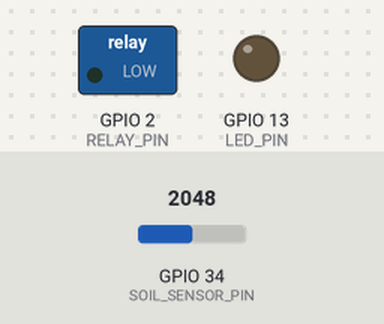
Bench run of a sketch on a simulated ESP32. On the bench: switched loads named in the sketch (green lamp = pin HIGH), output pins drawn as LEDs (lit = HIGH). The inputs (shaded band) are chosen by the test bench; at power-on: GPIO 34 (SOIL_SENSOR_PIN) = 2048. What the sketch prints to the serial monitor is not drawn.

Above: at 0.0 s.
At 2.2 s:
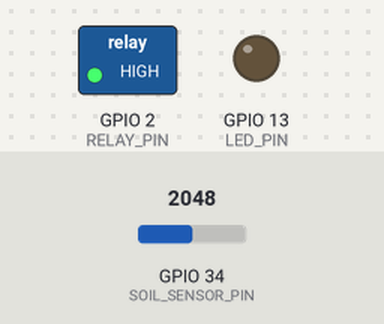
2.3 s: GPIO 34 (SOIL_SENSOR_PIN) set to 3080
9.4 s: GPIO 34 (SOIL_SENSOR_PIN) set to 3157
At 11.3 s:
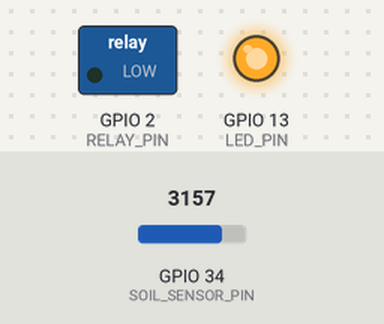
Timing chart, 0 to 12.8 s (numbered marks = the images above; inputs shaded):
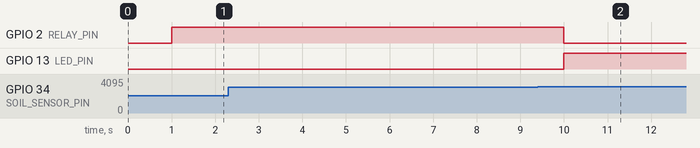

The sketch:

esp32_firmware.ino
```cpp
/*
 * Smart Irrigation System — ESP32 Firmware
 * ==========================================
 * Reads soil moisture sensor and controls water pump
 * via relay based on configurable threshold.
 *
 * Hardware:
 *   - ESP32 Dev Module
 *   - FC-28 Soil Moisture Sensor → GPIO 34
 *   - 5V Relay Module            → GPIO 2
 *
 * Author: Harshit Singh | PSIT Kanpur
 */

// ── Pin Configuration ──────────────────────────
#define SOIL_SENSOR_PIN   34    // Analog input from soil sensor
#define RELAY_PIN          2    // Relay control (LOW = pump ON)
#define LED_PIN           13    // Built-in LED (status indicator)

// ── Threshold Settings ─────────────────────────
#define DRY_THRESHOLD     30    // Below this % → pump ON
#define WET_THRESHOLD     70    // Above this % → pump OFF
#define READ_INTERVAL   5000    // Read every 5 seconds (ms)

// ── Global Variables ───────────────────────────
int   moistureRaw    = 0;
float moisturePct    = 0.0;
bool  pumpStatus     = false;
long  lastReadTime   = 0;

// ── Calibration values (adjust for your sensor) ─
const int DRY_VALUE  = 4095;   // Raw value in air (dry)
const int WET_VALUE  =  800;   // Raw value in water (wet)


void setup() {
  Serial.begin(115200);
  delay(1000);

  pinMode(RELAY_PIN, OUTPUT);
  pinMode(LED_PIN,   OUTPUT);

  // Start with pump OFF
  digitalWrite(RELAY_PIN, HIGH);
  digitalWrite(LED_PIN,   LOW);

  Serial.println("=================================");
  Serial.println("  Smart Irrigation System v1.0  ");
  Serial.println("  PSIT Kanpur — Harshit Singh   ");
  Serial.println("=================================");
  Serial.println("FORMAT: MOISTURE_PCT,PUMP_STATUS");
  Serial.println("---------------------------------");
}


void loop() {
  long now = millis();

  if (now - lastReadTime >= READ_INTERVAL) {
    lastReadTime = now;

    // Read sensor
    moistureRaw = analogRead(SOIL_SENSOR_PIN);

    // Convert raw to percentage (0% = dry, 100% = wet)
    moisturePct = map(moistureRaw, DRY_VALUE, WET_VALUE, 0, 100);
    moisturePct = constrain(moisturePct, 0.0, 100.0);

    // Pump control logic
    if (moisturePct < DRY_THRESHOLD && !pumpStatus) {
      pumpON();
    } else if (moisturePct >= WET_THRESHOLD && pumpStatus) {
      pumpOFF();
    }

    // Send data over Serial (read by Python dashboard)
    Serial.print(moisturePct, 1);
    Serial.print(",");
    Serial.println(pumpStatus ? "ON" : "OFF");

    // Debug info
    Serial.print("  Raw: ");    Serial.print(moistureRaw);
    Serial.print("  Pct: ");    Serial.print(moisturePct);
    Serial.print("%  Pump: ");  Serial.println(pumpStatus ? "ON" : "OFF");
  }
}


void pumpON() {
  pumpStatus = true;
  digitalWrite(RELAY_PIN, LOW);    // LOW activates relay
  digitalWrite(LED_PIN,   HIGH);
  Serial.println("[ALERT] Soil DRY — Pump ACTIVATED");
}


void pumpOFF() {
  pumpStatus = false;
  digitalWrite(RELAY_PIN, HIGH);   // HIGH deactivates relay
  digitalWrite(LED_PIN,   LOW);
  Serial.println("[INFO]  Moisture OK — Pump STOPPED");
}
```

Measured:
- the behaviour switches between 3106 and 3107 on GPIO 34 (SOIL_SENSOR_PIN) (found by bisection; images 1 and 2)
- after the input at 2.3 s, every drawn part: stays the same
- after the input at 9.4 s, GPIO 2 (RELAY_PIN): HIGH → LOW after 0.60 s; GPIO 13 (LED_PIN): LOW → HIGH after 0.60 s
